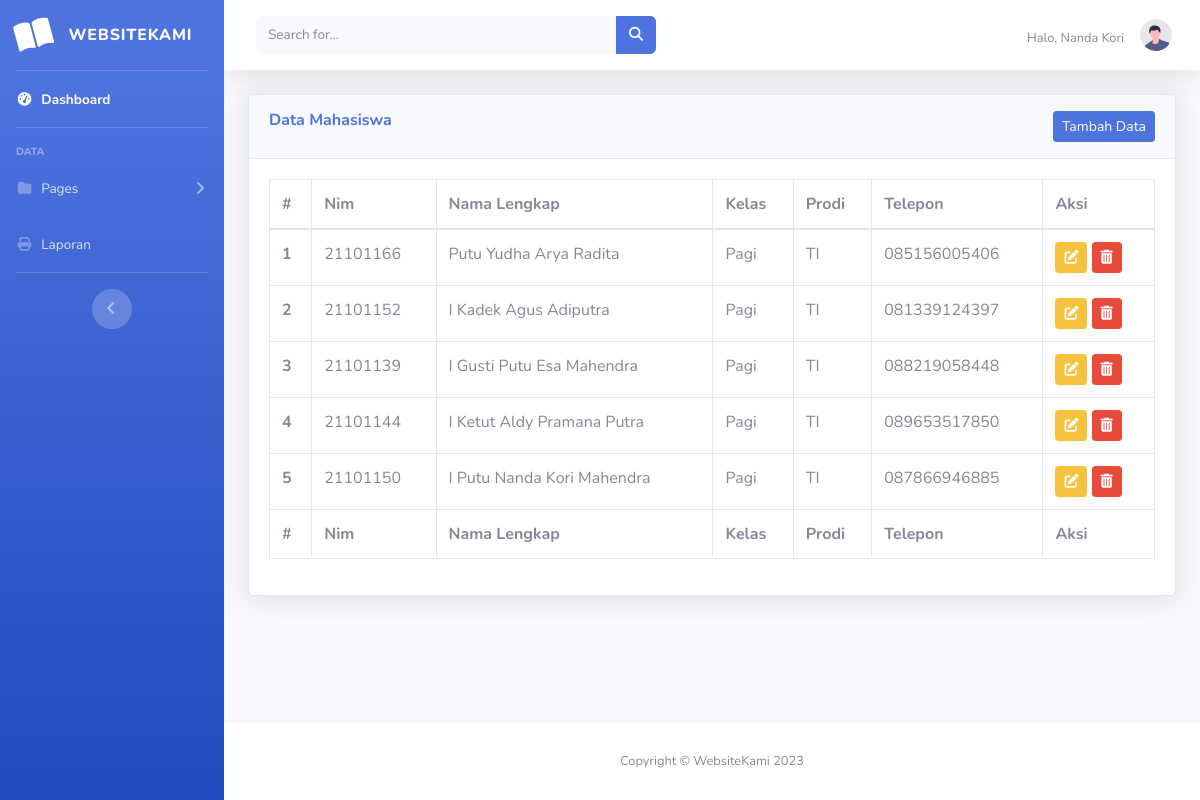
Screenshot of /mahasiswa/data_mahasiswa.php (signed in) with the database file from the repository.
### tables this page shows
CREATE TABLE `tbmahasiswa` (
  `id` int(11) NOT NULL,
  `nim` varchar(15) NOT NULL,
  `nama` varchar(100) NOT NULL,
  `kelas` varchar(10) NOT NULL,
  `prodi` varchar(10) NOT NULL,
  `telepon` varchar(15) NOT NULL
);

### mahasiswa/data_mahasiswa.php (the view, shortened to what this page needs)
<?php
    include_once '../function/koneksi.php';
?>
<!DOCTYPE html>
<html lang="en">
<head>
    <link href="../vendor/fontawesome-free/css/all.min.css" rel="stylesheet" type="text/css">
    <link href="../css/sb-admin-2.min.css" rel="stylesheet">
</head>
<body id="page-top">
    <div id="wrapper">
        <ul class="navbar-nav bg-gradient-primary sidebar sidebar-dark accordion" id="accordionSidebar">
            <a class="sidebar-brand d-flex align-items-center justify-content-center" href="../dashboard.php">
                <div class="sidebar-brand-icon rotate-n-15">
                    <i class="fas fa-book-open"></i>
                </div>
                <div class="sidebar-brand-text mx-3">WebsiteKami</div>
            </a>
            <hr class="sidebar-divider my-0">
            <li class="nav-item active">
                <a class="nav-link" href="../dashboard.php">
                    <i class="fas fa-fw fa-tachometer-alt"></i>
                    <span>Dashboard</span></a>
            </li>
            <hr class="sidebar-divider">
            <div class="sidebar-heading">
                Data
            </div>
            <li class="nav-item">
                <a class="nav-link collapsed" href="#" data-toggle="collapse" data-target="#collapsePages"
                    aria-expanded="true" aria-controls="collapsePages">
                    <i class="fas fa-fw fa-folder"></i>
                    <span>Pages</span>
                </a>
            </li>
            <li class="nav-item">
                <a class="nav-link" href="../generate.php">
                    <i class="fas fa-fw fa-print"></i>
                    <span>Laporan</span></a>
            </li>
            <hr class="sidebar-divider d-none d-md-block">
            <div class="text-center d-none d-md-inline">
                <button class="rounded-circle border-0" id="sidebarToggle"></button>
            </div>
        </ul>
        <div id="content-wrapper" class="d-flex flex-column">
            <div id="content">
                <nav class="navbar navbar-expand navbar-light bg-white topbar mb-4 static-top shadow">
                    <form
                        class="d-none d-sm-inline-block form-inline mr-auto ml-md-3 my-2 my-md-0 mw-100 navbar-search">
                        <div class="input-group">
                            <input type="text" class="form-control bg-light border-0 small" placeholder="Search for..."
                                aria-label="Search" aria-describedby="basic-addon2">
                            <div class="input-group-append">
                                <button class="btn btn-primary" type="button">
                                    <i class="fas fa-search fa-sm"></i>
                                </button>
                            </div>
                        </div>
                    </form>
                    <ul class="navbar-nav ml-auto">
                        <li class="nav-item dropdown no-arrow">
                            <a class="nav-link dropdown-toggle" href="#" id="userDropdown" role="button"
                                data-toggle="dropdown" aria-haspopup="true" aria-expanded="false">
                                <span class="mr-3 mt-2 d-none d-lg-inline text-gray-600 small">Halo, <?= $_SESSION['username'] ?></span>
                                <img class="img-profile rounded-circle"
                                    src="../img/undraw_profile.svg">
                            </a>
                        </li>
                    </ul>
                </nav>
                <div class="container-fluid ">
                    <div class="card shadow mb-4">
                        <div class="d-flex justify-content-between card-header py-3">
                            <h6 class="font-weight-bold text-primary">Data Mahasiswa</h6>
                            <a href="tambah_mahasiswa.php" class="btn btn-sm btn-primary">Tambah Data</a>
                        </div>
                        <div class="card-body">
                            <div class="table-responsive">
                                <table class="table table-bordered" id="dataTable" width="100%" cellspacing="0">
                                    <thead>
                                        <tr>
                                            <th>#</th>
                                            <th>Nim</th>
                                            <th>Nama Lengkap</th>
                                            <th>Kelas</th>
                                            <th>Prodi</th>
                                            <th>Telepon</th>
                                            <th>Aksi</th>
                                        </tr>
                                    </thead>
                                    <tbody>
                                        <?php
                                            $sql = "SELECT * FROM tbmahasiswa ORDER BY id DESC";
                                            $return = mysqli_query($conn, $sql);
                                            $no = 1;
                                            while($row = mysqli_fetch_array($return)) {
                                                $id         = $row['id'];
                                                $nim        = $row['nim'];
                                                $nama       = $row['nama'];
                                                $kelas      = $row['kelas'];
                                                $prodi      = $row['prodi'];
                                                $telepon    = $row['telepon'];
                                        ?>
                                        <tr>
                                            <th><?= $no++ ?></th>
                                            <td><?= $nim ?></td>
                                            <td><?= $nama ?></td>
                                            <td><?= $kelas ?></td>
                                            <td><?= $prodi ?></td>
                                            <td><?= $telepon ?></td>
                                            <td>
                                                <a href="edit_mahasiswa.php?id=<?= $id ?>"><button type="submit" name="edit" class="btn btn-sm btn-warning"><i class="fas fa-edit"></i></button></a>
                                                <a href="hapus_mahasiswa.php?id=<?= $id ?>"><button type="submit" name="hapus" class="btn btn-sm btn-danger" onclick="return confirm('Yakin hapus <?= $nama ?>?')"><i class="fas fa-trash-alt"></i></button></a>
                                            </td>
                                        </tr>
                                        <?php } ?>
                                    </tbody>
                                    <tfoot>
                                        <tr>
                                            <th>#</th>
                                            <th>Nim</th>
                                            <th>Nama Lengkap</th>
                                            <th>Kelas</th>
                                            <th>Prodi</th>
                                            <th>Telepon</th>
                                            <th>Aksi</th>
                                        </tr>
                                    </tfoot>
                                </table>
                            </div>
                        </div>
                    </div>
                </div>
            </div>
            <footer class="sticky-footer bg-white">
                <div class="container my-auto">
                    <div class="copyright text-center my-auto">
                        <span>Copyright &copy; WebsiteKami 2023</span>
                    </div>
                </div>
            </footer>
        </div>
    </div>
</body>
</html>

### rows the page displays
tbmahasiswa: nim "21101166", nama "Putu Yudha Arya Radita", kelas "Pagi", prodi "TI", telepon "085156005406"
tbmahasiswa: nim "21101152", nama "I Kadek Agus Adiputra", kelas "Pagi", prodi "TI", telepon "081339124397"
tbmahasiswa: nim "21101139", nama "I Gusti Putu Esa Mahendra", kelas "Pagi", prodi "TI", telepon "088219058448"
tbmahasiswa: nim "21101144", nama "I Ketut Aldy Pramana Putra", kelas "Pagi", prodi "TI", telepon "089653517850"
tbmahasiswa: nim "21101150", nama "I Putu Nanda Kori Mahendra", kelas "Pagi", prodi "TI", telepon "087866946885"

### other values shown
$_SESSION['username'] "Nanda Kori"
